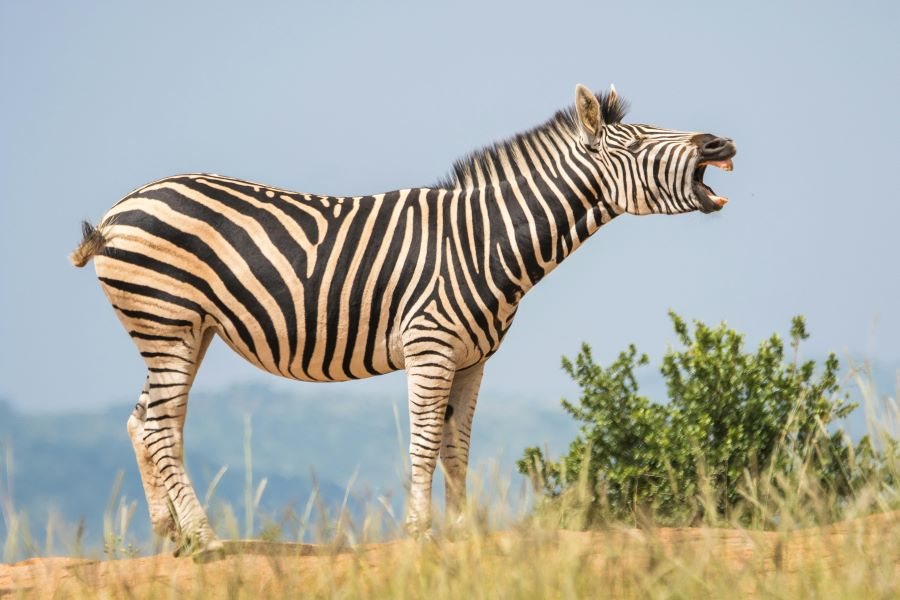
#> input picture lab8/zebra.jpg, 900 x 600 px
$ python zad2.py
#> lines starting #> are read from the running program, lines starting #| are printed output that depends on the picture
import matplotlib.pyplot as plt
import numpy as np
from skimage.transform import resize
from scipy.ndimage import correlate

zebra = plt.imread("./zebra.jpg")
#> zebra is the input picture: shape (600, 900, 3); mean R, G, B 171.1, 171.8, 162.4

fig, ax = plt.subplots(6, 6)
zebra_monochromatic = np.mean(zebra, axis=2)
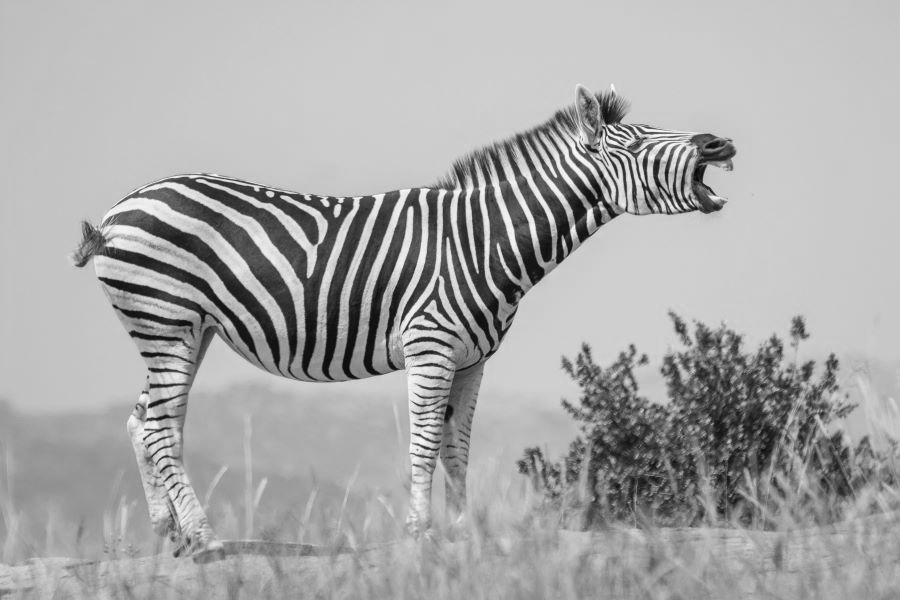
#> zebra_monochromatic: shape (600, 900) float64; min 5, max 251.7, mean 168.4

zebra_monochromatic = zebra_monochromatic/(zebra_monochromatic.max()/1.0)

w = [2,6,4,-5,-0,-6]

w_float = [float(i) for i in w]

w_float -= np.mean(w_float)
w_float /= np.max(w_float)

w2d = w_float[:,None] * w_float[None,:]

w2d = np.pad(w2d, 2)

sizes = [4,9,15,20,26,32]

falka = []

for idx_i, col_size in enumerate(sizes):
    for idx_j, row_size in enumerate(sizes):
        w2d_resized = resize(w2d, (row_size,col_size))
        w2d_resized -= np.mean(w_float)
        w2d_resized /= np.max(w_float)
        ax[idx_i,idx_j].imshow(correlate(zebra_monochromatic,w2d_resized), cmap='bwr')
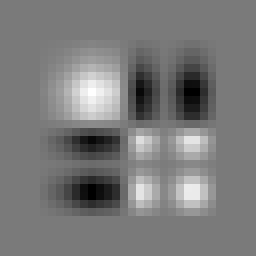
#> w2d_resized: shape (32, 32) float64 (shown 8 times larger); min -0.868, max 0.937, mean 4.98e-08; drawn with min black and max white


fig.show()
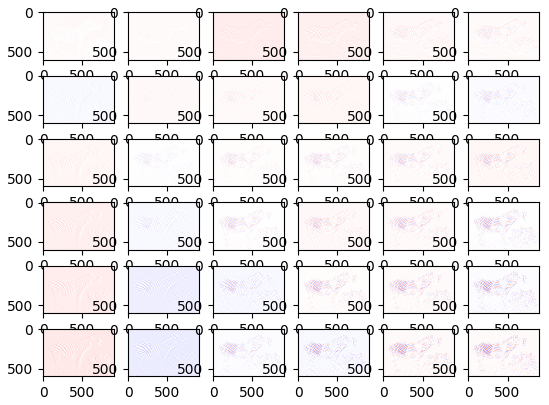
#> figure drawn by matplotlib, 36 panels
